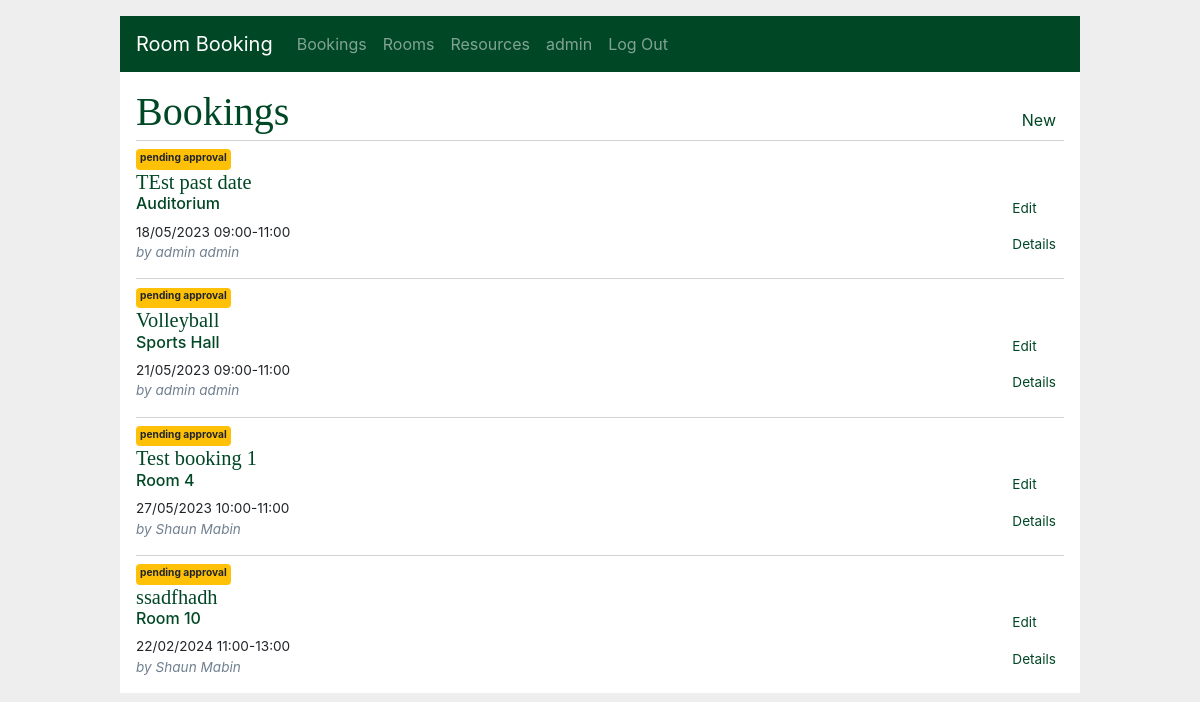
The app's page /bookings/ (signed in), older data.
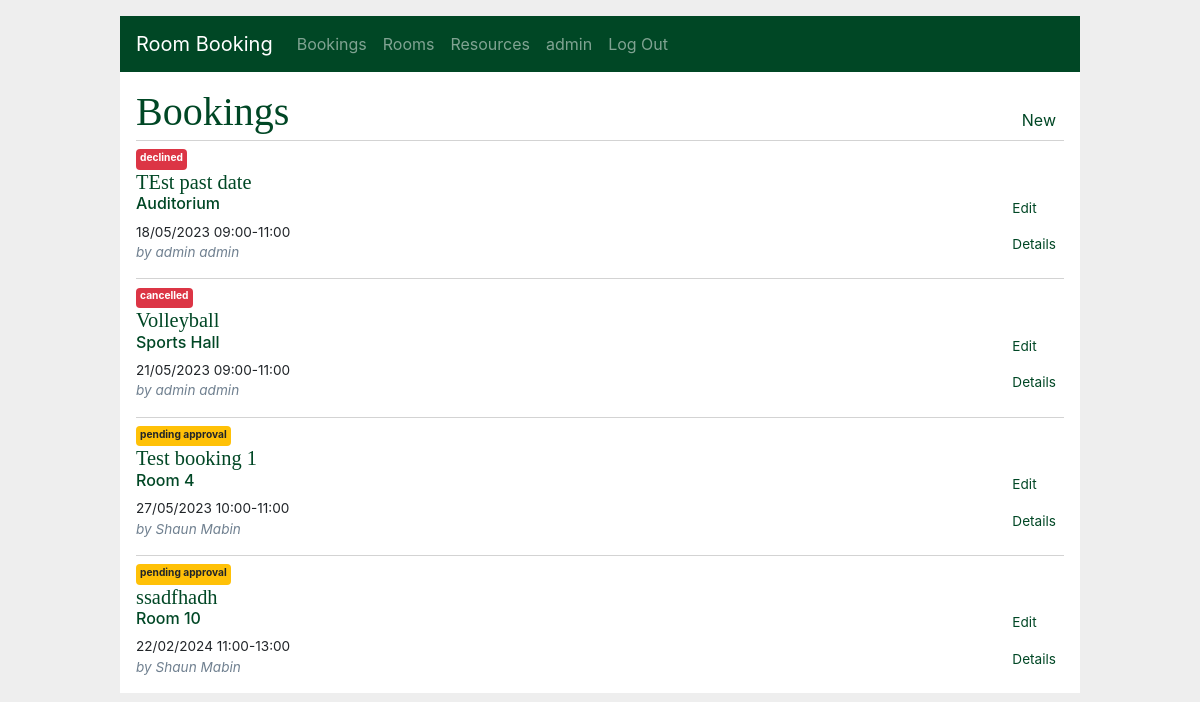
The same page, newer data.
### app/models/room.py (models this page shows, shortened)
class RoomBooking(db.Model):
    __tablename__ = "roombookings"
    id = db.Column(db.Integer, primary_key=True, autoincrement=True, nullable=False)
    creator_id = db.Column(db.Integer, ForeignKey("users.id", ondelete="CASCADE"), nullable=False)
    creator = db.relationship('User', foreign_keys=[creator_id])
    title = db.Column(db.String(150), nullable=False)
    summary = db.Column(db.Text, nullable=False)
    status = db.Column(db.String, default='pending approval', nullable=False)
    event_start = db.Column(db.DateTime, nullable=False)
    time_start = db.Column(db.DateTime, nullable=False)
    time_end = db.Column(db.DateTime, nullable=False)
    created = db.Column(db.DateTime, default=now, nullable=False)
    attendees = db.Column(db.Integer, nullable=False)
    booked_resources = db.relationship('BookedResource', back_populates="room_booking", cascade='all, delete, delete-orphan')
    room_id = db.Column(db.Integer, ForeignKey("rooms.id"), nullable=False)
    room = db.relationship('Room', foreign_keys=[room_id])

class Room(db.Model):
    __tablename__ = "rooms"
    id = db.Column(db.Integer, primary_key=True, autoincrement=True, nullable=False)
    name = db.Column(db.String(150), unique=True, nullable=False)
    description = db.Column(db.String, nullable=False)
    room_bookings = db.relationship('RoomBooking', back_populates="room", cascade='all, delete, delete-orphan')
    room_resources = db.relationship('RoomResource', back_populates="room", cascade='all, delete, delete-orphan')

### app/models/user.py (models this page shows, shortened)
class User(db.Model):
    __tablename__ = "users"
    id = db.Column(db.Integer, primary_key=True, autoincrement=True, nullable=False)
    email = db.Column(db.String(150), unique=True, nullable=False)
    password = db.Column(db.Text, nullable=False)
    firstname = db.Column(db.String(150), nullable=False)
    lastname = db.Column(db.String(150), nullable=False)
    created = db.Column(db.DateTime, default=datetime.datetime.now(), nullable=False)
    role = db.Column(db.String(150), default='user', nullable=False)
    bookings = db.relationship('Booking', back_populates="creator", cascade='all, delete, delete-orphan')

### app/bookings/routes.py (the view, shortened to what this page needs)
@bp.route('/', methods=["GET", "POST"])
@login_required
def index():
    user_id = session.get('user_id')
    user = User.query.filter_by(
        id=user_id).first()
    if user.role == "admin":
        bookings = db.session.query(RoomBooking).order_by(
            RoomBooking.event_start
        ).order_by(
            RoomBooking.time_start
        ).all()
    return render_template('bookings/index.html', bookings=bookings)

### app/main/routes.py (called while the page is built)
@bp.before_app_request
def load_logged_in_user():
    user_id = session.get('user_id')
    if user_id is None:
        g.user = None
    else:
        g.user = User.query.filter_by(
                id=user_id).first()

def login_required(view):
    @functools.wraps(view)
    def wrapped_view(**kwargs):
        if g.user is None:
            return redirect(url_for('main.login'))
        return view(**kwargs)
    return wrapped_view

### app/templates/bookings/index.html
{% extends 'base.html' %}
{% block header %}
  <h1>{% block title %}Bookings{% endblock %}</h1>
  {% if g.user %}
    <a class="action" href="{{ url_for('rooms.index') }}">New</a>
  {% endif %}
{% endblock %}
{% block content %}
  {% for booking in bookings %}
    <article class="booking">
      <header>
        <div>
          {% if booking.status in ['declined', 'cancelled']  %}
            <div class="badge badge-danger">
              {{ booking.status }}
            </div>
          {% elif booking.status in ['accepted', 'confirmed'] %}
            <div class="badge badge-success">
              {{ booking.status }}
            </div>
          {% elif 'pending' in booking.status %}
            <div class="badge badge-warning">
              {{ booking.status }}
            </div>
          {% endif %}
          <a href="{{ url_for('bookings.details', id=booking['id']) }}"><h1>{{ booking['title'] }}</h1></a>
          <a href="{{ url_for('rooms.details', id=booking.room.id) }}"><h6>{{ booking.room.name }}</h6></a>
          <div>
            {{ booking.event_start.strftime('%d/%m/%Y') }} {{ booking.time_start.strftime('%H:%M') }}-{{ booking.time_end.strftime('%H:%M') }}
          </div>
          <div class="about">by {{ booking.creator['firstname']}} {{ booking.creator['lastname'] }}</div>
        </div>
        <div>
          {% if booking.status == 'pending completion' %}
          <a class="action" href="{{ url_for('bookings.complete', id=booking['id']) }}">Complete</a>
          <a class="action" href="{{ url_for('bookings.details', id=booking['id']) }}">Details</a>
          {% else %}
          <a class="action" href="{{ url_for('bookings.update', id=booking['id']) }}">Edit</a>
          <a class="action" href="{{ url_for('bookings.details', id=booking['id']) }}">Details</a>
          {% endif %}
        </div>
      </header>
    </article>
    {% if not loop.last %}
      <hr style="margin-bottom: 0">
    {% endif %}
  {% endfor %}
{% endblock %}

Row changes from the older to the newer data that the page shows:
changed RoomBooking "TEst past date": status "pending approval" → "declined"
changed RoomBooking "Volleyball": status "pending approval" → "cancelled"
